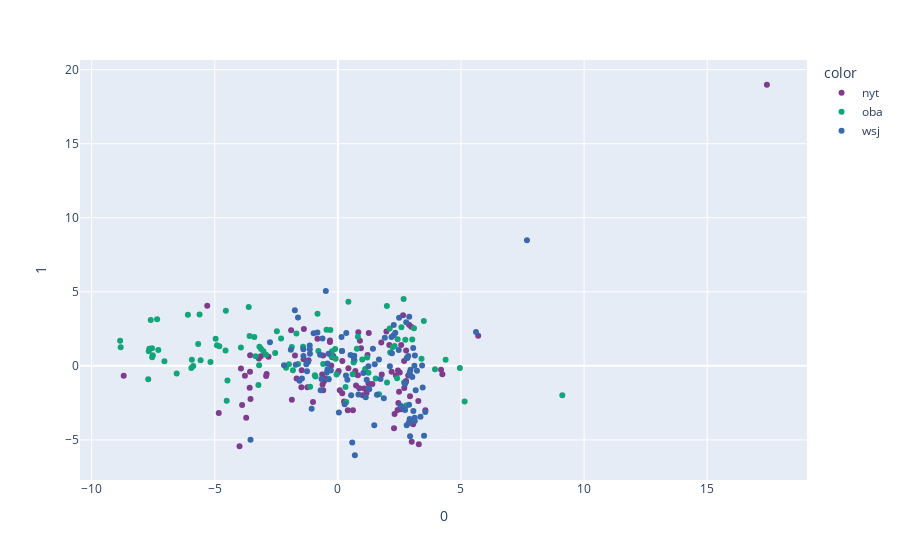

Notebook code for this chart:
### Code cell
fig = px.scatter(pcafit2, 
                 x=0, 
                 y=1, 
                 color=df_tidy['source'],
                 color_discrete_sequence=px.colors.qualitative.Bold)
fig.show()
